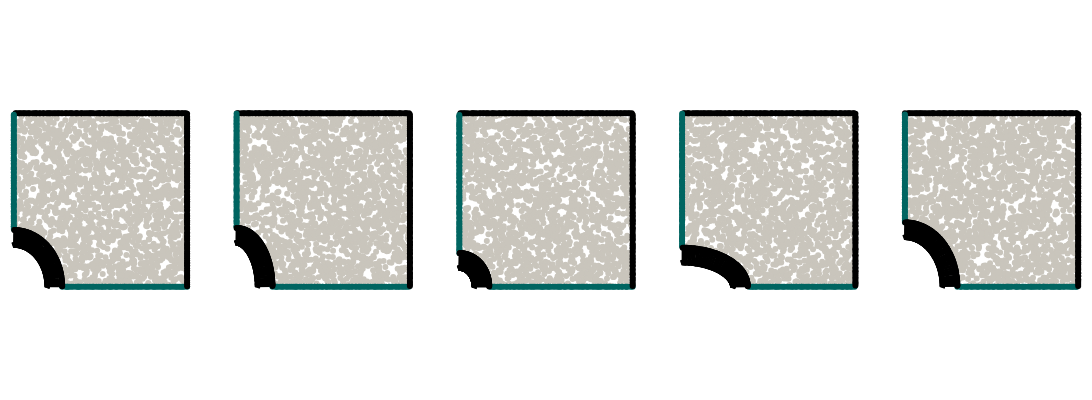

Here is the notebook cell this chart was saved with:
### Markdown cell above
# Sample and create the domain

### Code cell
def sample_rx_ry():
    Rx = 0.1 + 0.3 * torch.rand(1).item()
    Ry = 0.1 + 0.3 * torch.rand(1).item()
    return Rx, Ry

def sample_domain():
    Rx, Ry = sample_rx_ry()
    # Create collocation points
    points = qmc.LatinHypercube(d=2).random(M)
    mask = (((points[:, 0] ** 2) / (Rx**2)) + ((points[:, 1] ** 2) / (Ry**2))) > 1
    collocation = torch.tensor(points[mask], dtype=DTYPE, device=device)

    # Top boundary
    x_top = L * torch.tensor(qmc.LatinHypercube(d=1).random(N), dtype=DTYPE, device=device)
    y_top = L * torch.ones((N, 1), dtype=DTYPE, device=device)
    top = torch.column_stack([x_top, y_top])

    # Right boundary
    x_right = L * torch.ones((N, 1), dtype=DTYPE, device=device)
    y_right = L * torch.tensor(qmc.LatinHypercube(d=1).random(N), dtype=DTYPE, device=device)
    right = torch.column_stack([x_right, y_right])

    # Bottom boundary
    NN = int(N * (L - Rx) / L)
    rand_samp = qmc.LatinHypercube(d=1).random(NN)
    x_bottom = Rx + (L - Rx) * torch.tensor(rand_samp, dtype=DTYPE, device=device)
    y_bottom = torch.zeros((NN, 1), dtype=DTYPE, device=device)
    bottom = torch.column_stack([x_bottom, y_bottom])

    # Left boundary
    NN = int(N * (L - Ry) / L)
    rand_samp = qmc.LatinHypercube(d=1).random(NN)
    x_left = torch.zeros((NN, 1), dtype=DTYPE, device=device)
    y_left = Ry + (L - Ry) * torch.tensor(rand_samp, dtype=DTYPE, device=device)
    left = torch.column_stack([x_left, y_left])

    # Hole boundary
    num_hole_points = N #int(N * np.pi * Rx / L)
    rand_samp = qmc.LatinHypercube(d=1).random(num_hole_points).ravel()
    phi = 0.5 * np.pi * torch.tensor(rand_samp, dtype=DTYPE, device=device) 
    x_hole = Rx * torch.cos(phi)
    y_hole = Ry * torch.sin(phi)
    
    n_hole = torch.stack([-Ry * torch.cos(phi), -Rx * torch.sin(phi)]).T
    n_hole = n_hole / torch.linalg.norm(n_hole, axis=1)[:, None]
    hole = torch.column_stack([x_hole, y_hole])

    return collocation, top, bottom, left, right, hole, n_hole, Rx, Ry

collocation, top, bottom, left, right, hole, n_hole, Rx, Ry = sample_domain()

# Create a subplot with 1 row and 5 columns
fig = make_subplots(rows=1, cols=5, horizontal_spacing=0.02)

for i in range(5):
    with torch.inference_mode():
        collocation, top, bottom, left, right, hole, n_hole, Rx, Ry = sample_domain()
        mode = "markers"
        gray = dict(color="#C9C5BC")
        green = dict(color="#006561")
        black = dict(color="black")
        
        # Convert all tensors to CPU numpy arrays
        hole_cpu = hole.cpu().numpy() if hole.is_cuda else hole.numpy()
        n_hole_cpu = n_hole.cpu().numpy() if n_hole.is_cuda else n_hole.numpy()
        collocation_cpu = collocation.cpu().numpy() if collocation.is_cuda else collocation.numpy()
        top_cpu = top.cpu().numpy() if top.is_cuda else top.numpy()
        bottom_cpu = bottom.cpu().numpy() if bottom.is_cuda else bottom.numpy()
        left_cpu = left.cpu().numpy() if left.is_cuda else left.numpy()
        right_cpu = right.cpu().numpy() if right.is_cuda else right.numpy()
        
        # Create the quiver plot
        quiver_fig = ff.create_quiver(
            hole_cpu[:, 0], 
            hole_cpu[:, 1], 
            n_hole_cpu[:, 0], 
            n_hole_cpu[:, 1], 
            marker=black
        )
        
        # Add all traces to the appropriate subplot
        fig.add_trace(quiver_fig.data[0], row=1, col=i+1)
        fig.add_trace(go.Scatter(x=collocation_cpu[:, 0], y=collocation_cpu[:, 1], mode=mode, marker=gray), row=1, col=i+1)
        fig.add_trace(go.Scatter(x=top_cpu[:, 0], y=top_cpu[:, 1], mode=mode, marker=black), row=1, col=i+1)
        fig.add_trace(go.Scatter(x=bottom_cpu[:, 0], y=bottom_cpu[:, 1], mode=mode, marker=green), row=1, col=i+1)
        fig.add_trace(go.Scatter(x=left_cpu[:, 0], y=left_cpu[:, 1], mode=mode, marker=green), row=1, col=i+1)
        fig.add_trace(go.Scatter(x=right_cpu[:, 0], y=right_cpu[:, 1], mode=mode, marker=black), row=1, col=i+1)
        fig.add_trace(go.Scatter(x=hole_cpu[:, 0], y=hole_cpu[:, 1], mode=mode, marker=black), row=1, col=i+1)

fig.update_layout(
    template="none",
    width=2000,
    height=400,
    margin=dict(l=0, r=0, b=0, t=0),
    showlegend=False,
)

# Hide axes for all subplots
for i in range(5):
    fig.update_xaxes(visible=False, row=1, col=i+1)
    fig.update_yaxes(visible=False, row=1, col=i+1)
    fig.update_yaxes(scaleanchor="x", row=1, col=i+1)

fig.show()
